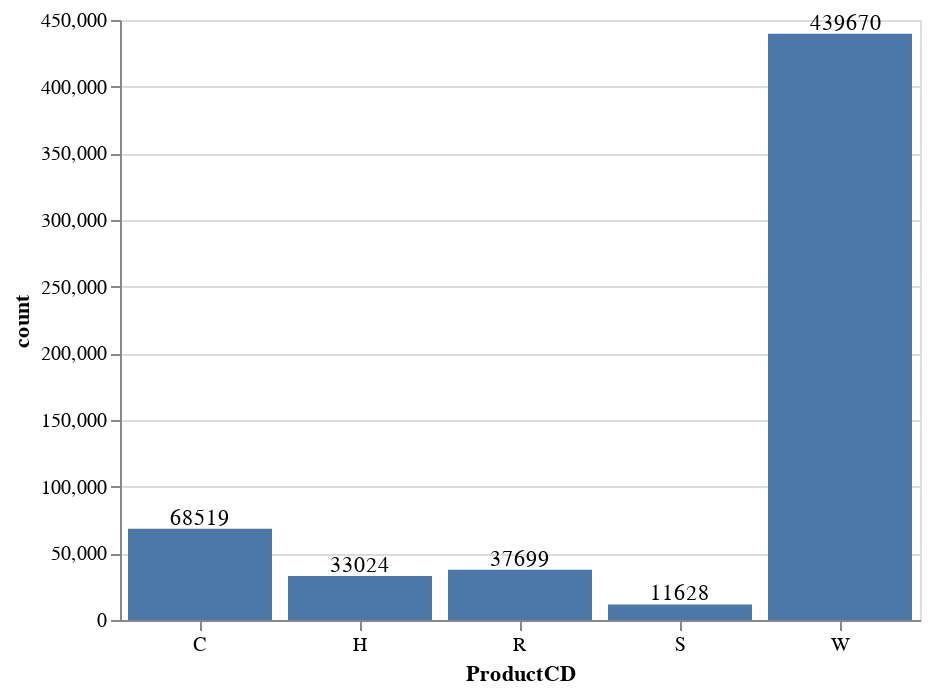

This figure's notebook cell:
### Code cell
bar_chart=alt.Chart(productCDGroup).mark_bar().encode(alt.X('ProductCD:N', axis=alt.Axis(labelAngle=0)), y='count:Q')
text_chart = bar_chart.mark_text(align='left', baseline='bottom', dx=-15).encode(text='count:Q')
(bar_chart + text_chart).properties(height=300, width=400)

### Figure 1 — Vega-Lite specification as saved in the notebook (floating-point values rounded to 4 significant figures)
{"$schema": "https://vega.github.io/schema/vega-lite/v4.17.0.json", "config": {"view": {"continuousHeight": 300, "continuousWidth": 400}}, "data": {"name": "data-a4036a22c99244326afa9263dbb65a0d"}, "datasets": {"data-a4036a22c99244326afa9263dbb65a0d": [{"ProductCD": "C", "count": 68519}, {"ProductCD": "H", "count": 33024}, {"ProductCD": "R", "count": 37699}, {"ProductCD": "S", "count": 11628}, {"ProductCD": "W", "count": 439670}]}, "height": 300, "layer": [{"encoding": {"x": {"axis": {"labelAngle": 0}, "field": "ProductCD", "type": "nominal"}, "y": {"field": "count", "type": "quantitative"}}, "mark": "bar"}, {"encoding": {"text": {"field": "count", "type": "quantitative"}, "x": {"axis": {"labelAngle": 0}, "field": "ProductCD", "type": "nominal"}, "y": {"field": "count", "type": "quantitative"}}, "mark": {"align": "left", "baseline": "bottom", "dx": -15, "type": "text"}}], "width": 400}
